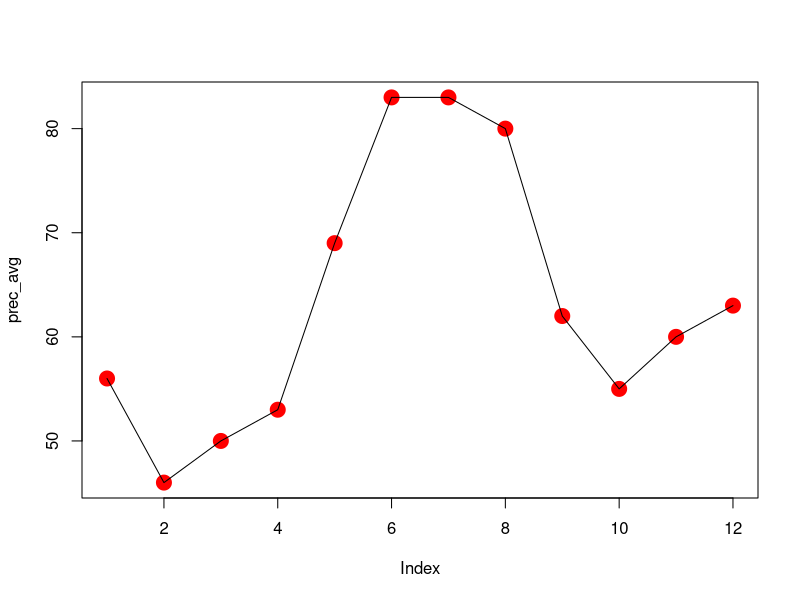

This figure's R source: (Note: this script raises an error after producing the figure.)
# First R session // 22. 10. 2019 // Prog. & Geostatistics


#  Basic Math 

5+6

5 * 5^4 - 88 * 15

1/0


result1 <- 5+6
result1


seq1 <-  seq(1,100, by = 1)

a <- c(1,3,5,7,9)

x <- c(1:7)

vec1 <- c(x,a)
vec2 <- c(a,x)
names <- c("a","b","c","d", "e", "f", "g")

vecChar <- as.character(c(a,x))
df <- as.data.frame(x, row.names = names )

summary(df)

#  c() coerces into vector, 
prec_avg <-  c(56,46,50,53,69,83,83,80,62,55,60,63)

plot(prec_avg,
     pch = 19,
     cex = 2,
     col = "red") 

lines(lowess(prec_avg, f = .2))

# ggplot test df plot

list1 <- sample(100)
list2 <- sample(100)


df <- data.frame(list1,list2)

library(ggplot2)

p1 <- ggplot(df, aes( x = list1, y = list2)) + geom_point(color = "red") + 
  geom_smooth(method = "lm", se = TRUE) 

# spatial data handling

install.packages("raster")
library(raster)

germany <- getData("GADM", country = "DEU", level=2) # get country borders, other codes can be found in the manual

plot(germany)

prec <- getData("worldclim", var = "prec", res = .5, lon =10, lat = 51) # get precipitation data, lat/lon only

plot(prec)

prec_ger1 <- mask(prec, germany) # crop to extent of germany shapefile
spplot(prec_ger1)

prec_ger2 <- crop(prec_ger1, germany) # mask prec to shape of germany shapefile 
spplot(prec_ger2)

# statistics from spatial data

prec_avg <- cellStats(prec_ger2, stat="mean")

plot(prec_avg, line = )
